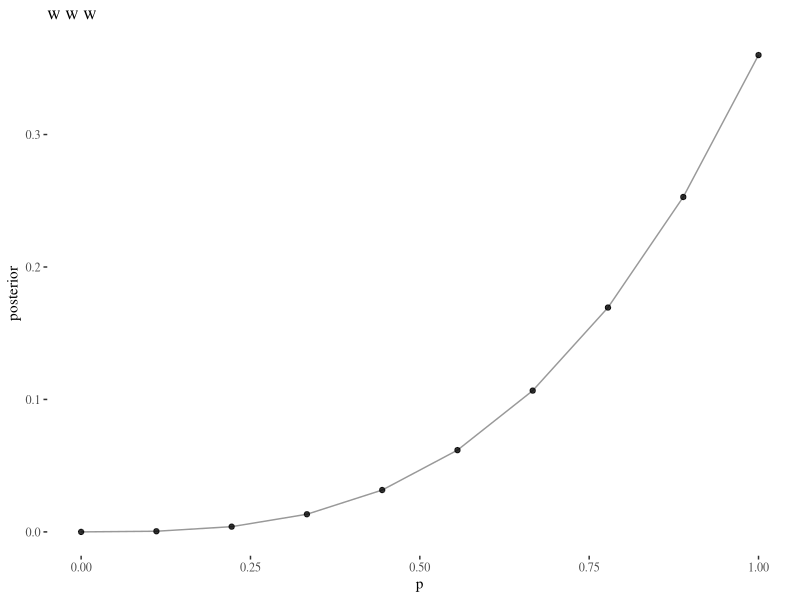
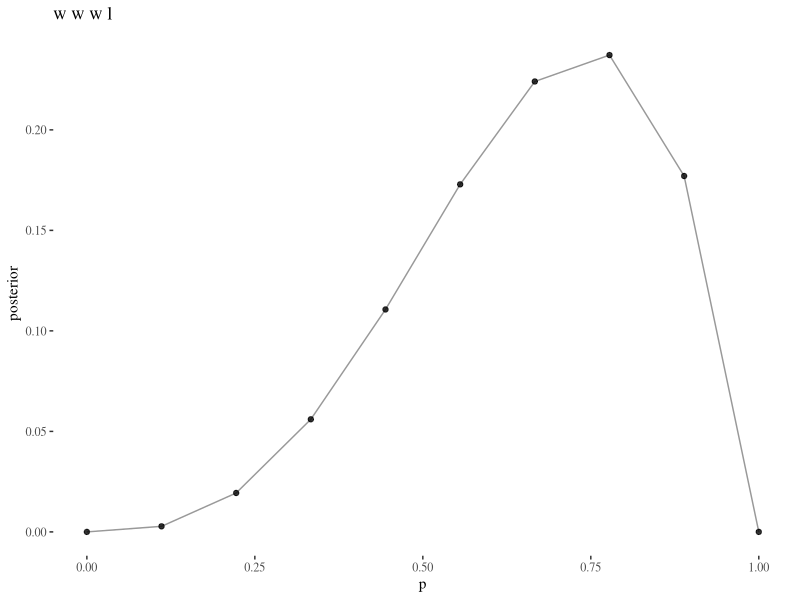
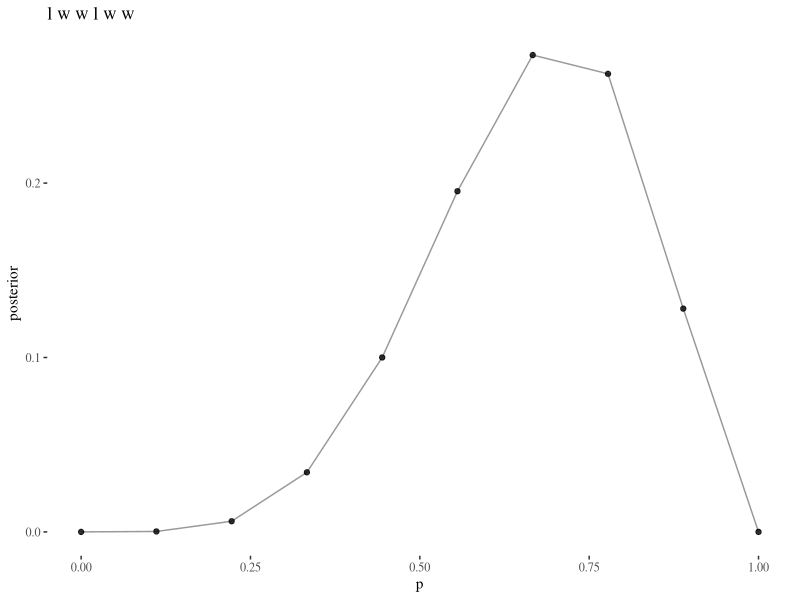
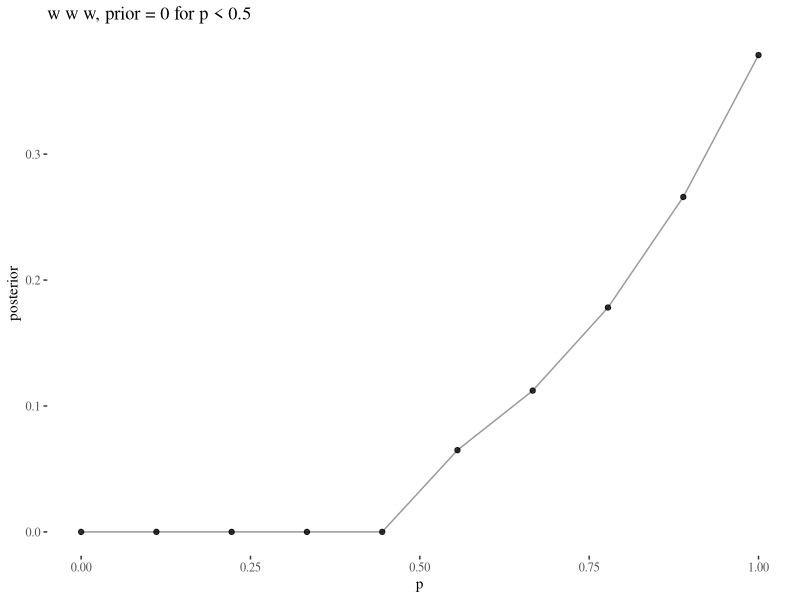
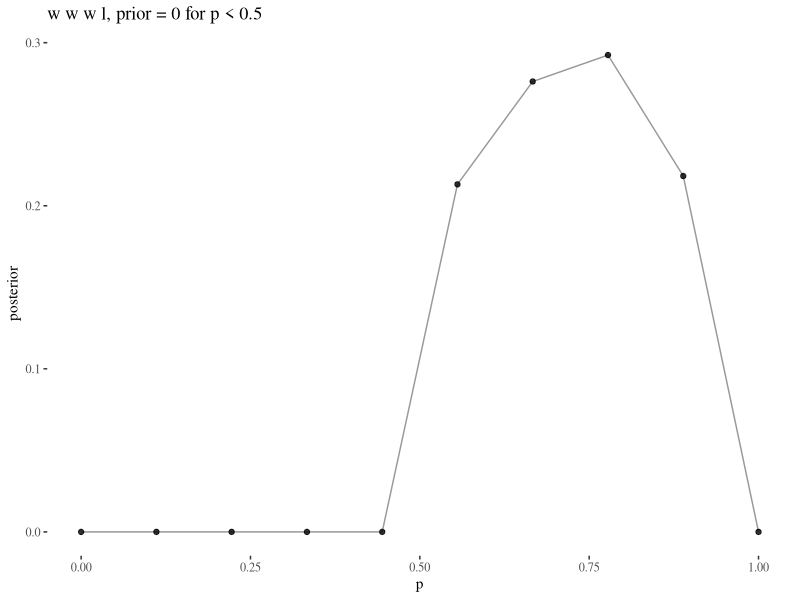
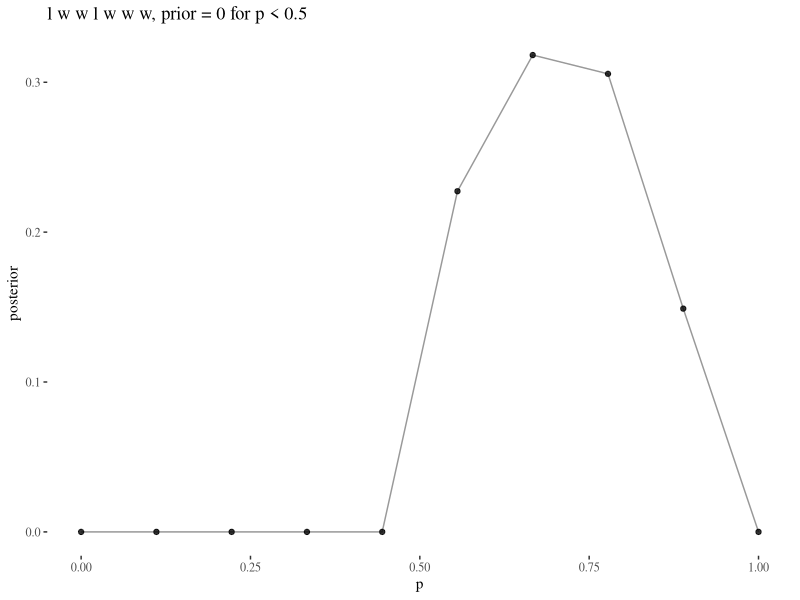

Here is the R script that generated these plots, in order:
## ---- chunk 1
knitr::opts_chunk$set(echo = TRUE)
## ---- chunk 2

library(tidyverse)

# set number of points for the grid 
n <- 10

# create a grid approximation tableT
www <- 
    tibble(
        # define grid
        p = seq(0, 1, length.out = n),
        # compute prior at each parameter value
        prior = 1
    ) %>% 
    mutate(
        # compute the likelihood at each parameter value
        plausibility = dbinom(3, size = 3, prob = p),
        # comput the unstandardised posterior
        unstd_post = plausibility * prior,
        # standardise the posterior
        posterior = unstd_post / sum(unstd_post)
    )

## ---- chunk 3

grid_plot <- function(post_df, title_text) {
post_df %>% 
    ggplot(
        aes(
            x = p,
            y = posterior
        )
    ) +
    geom_line(alpha = 0.4) +
    geom_point(alpha = 0.8) + 
    labs(title = title_text) + 
        ggthemes::theme_tufte()
    
}



## ---- chunk 4
grid_plot(www, "w w w")
## ---- chunk 5

wwwl <- 
    tibble(
        # define grid
        p = seq(0, 1, length.out = n),
        # compute prior at each parameter value
        prior = 1
    ) %>% 
    mutate(
        # compute the likelihood at each parameter value
        plausibility = dbinom(3, size = 4, prob = p),
        # comput the unstandardised posterior
        unstd_post = plausibility * prior,
        # standardise the posterior
        posterior = unstd_post / sum(unstd_post)
    )

grid_plot(wwwl, "w w w l")

## ---- chunk 6
lwwlwww <- 
    tibble(
        # define grid
        p = seq(0, 1, length.out = n),
        # compute prior at each parameter value
        prior = 1
    ) %>% 
    mutate(
        # compute the likelihood at each parameter value
        plausibility = dbinom(5, size = 7, prob = p),
        # comput the unstandardised posterior
        unstd_post = plausibility * prior,
        # standardise the posterior
        posterior = unstd_post / sum(unstd_post)
    )

grid_plot(lwwlwww, "l w w l w w")


## ---- chunk 7
grid_theta <- function(w, sample_size) {
  # get a random positive value
  theta <- runif(1, 1, 10000)
  
  # return tibble of grid approx
     tibble(
        # define grid
        p = seq(0, 1, length.out = n),
        # compute prior at each parameter value
        prior = if_else(p < 0.5, 0, theta)
    ) %>% 
    mutate(
        # compute the likelihood at each parameter value
        plausibility = dbinom(w, size = sample_size, prob = p),
        # comput the unstandardised posterior
        unstd_post = plausibility * prior,
        # standardise the posterior
        posterior = unstd_post / sum(unstd_post)
    )
}
  
## ---- chunk 8
# www

grid_theta(3, 3) %>% 
  grid_plot("w w w, prior = 0 for p < 0.5")

## ---- chunk 9
# wwwl

grid_theta(3, 4) %>% 
  grid_plot("w w w l, prior = 0 for p < 0.5")

## ---- chunk 10
# lwwlwww
grid_theta(5, 7) %>% 
  grid_plot("l w w l w w w, prior = 0 for p < 0.5")


